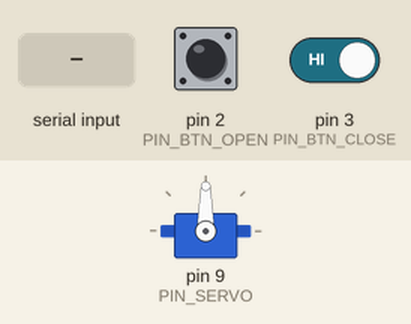
This sketch was run on a simulated Arduino Nano, built with avr-gcc and run on an emulated ATmega328P. On the bench: servo. The inputs (shaded band) are chosen by the test bench; at power-on: pin 2 (PIN_BTN_OPEN) HIGH, pin 3 (PIN_BTN_CLOSE) HIGH.

Above: at 1.2 s.
1.3 s: pin 2 (PIN_BTN_OPEN) pulled LOW for 0.15 s
At 3.64 s:
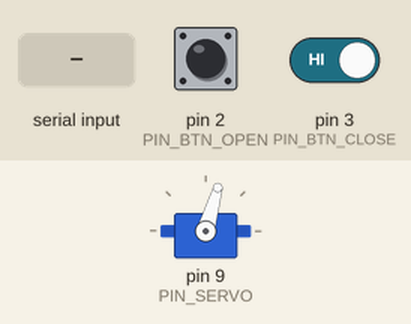
4.4 s: pin 2 (PIN_BTN_OPEN) pulled LOW for 1 s
8.4 s: pin 2 (PIN_BTN_OPEN) pulled LOW for 3.2 s
14.6 s: pin 2 (PIN_BTN_OPEN) driven LOW and pin 3 (PIN_BTN_CLOSE) driven LOW
At 15.21 s:
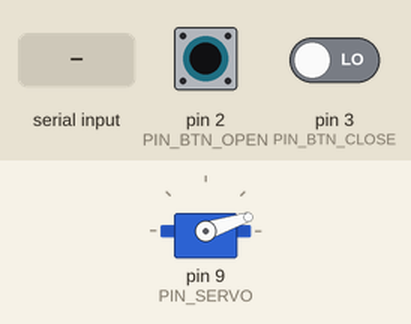
17.6 s: pin 2 (PIN_BTN_OPEN) driven HIGH
At 18.2 s:
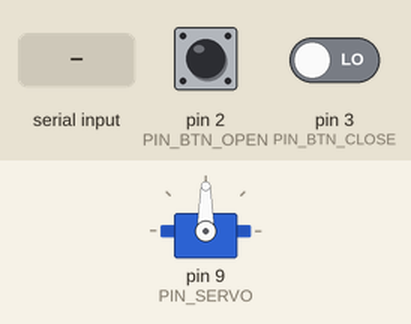
19.1 s: "IN\n" received over Serial
At 19.59 s:
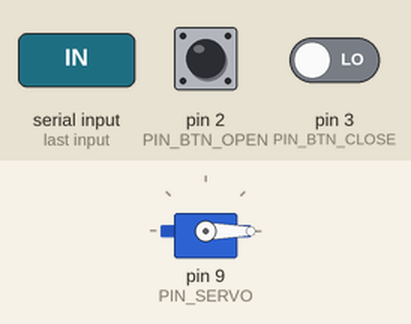
Timing chart, 0 to 22.1 s (numbered marks = the images above; inputs shaded):
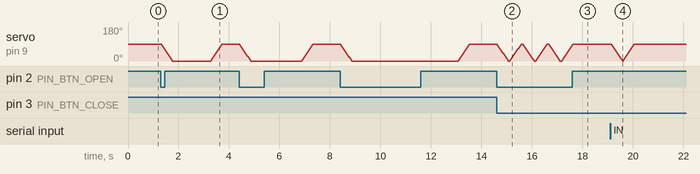

The sketch:

slaveArduino_napitjaservo.ino
```cpp
/*
 * ARDUINO NANO - OVIYKSIKKÖ - FIX: 9600 BAUD
 * Kytkentä:
 * - Servo: Pin 9
 * - Nappi Avaa: Pin 2
 * - Nappi Sulje: Pin 3
 * - RX: Pin 0 (Kytke Master TX tähän)
 */

#include <Servo.h>

Servo ovi;

const int PIN_SERVO = 9;
const int PIN_BTN_OPEN = 2;
const int PIN_BTN_CLOSE = 3;

bool oviAuki = false;
unsigned long autoCloseTimer = 0;

void setup() {
  Serial.begin(9600); // <-- TÄRKEÄ: Synkassa muiden kanssa

  ovi.attach(PIN_SERVO);
  ovi.write(90);

  pinMode(PIN_BTN_OPEN, INPUT_PULLUP);
  pinMode(PIN_BTN_CLOSE, INPUT_PULLUP);
}

void avaaOvi() {
  if (!oviAuki) {
    for (int p = 90; p >= 0; p -= 2) {
      ovi.write(p); delay(10);
    }
    oviAuki = true;
  }
  autoCloseTimer = millis();
}

void suljeOvi() {
  if (oviAuki) {
    for (int p = 0; p <= 90; p += 2) {
      ovi.write(p); delay(10);
    }
    oviAuki = false;
  }
}

void loop() {
  if (Serial.available()) {
    String msg = Serial.readStringUntil('\n');
    msg.trim();
    if (msg == "IN" || msg == "OUT") avaaOvi();
  }

  if (digitalRead(PIN_BTN_OPEN) == LOW) {
    avaaOvi(); delay(50);
  }

  if (digitalRead(PIN_BTN_CLOSE) == LOW) {
    suljeOvi(); autoCloseTimer = 0; delay(50);
  }

  if (oviAuki && autoCloseTimer > 0 && millis() - autoCloseTimer > 1500) {
    suljeOvi(); autoCloseTimer = 0;
  }
}
```

Measured:
- after the input at 17.6 s, servo on pin 9 (PIN_SERVO): goes on until 17.6 s, then stays 90°
